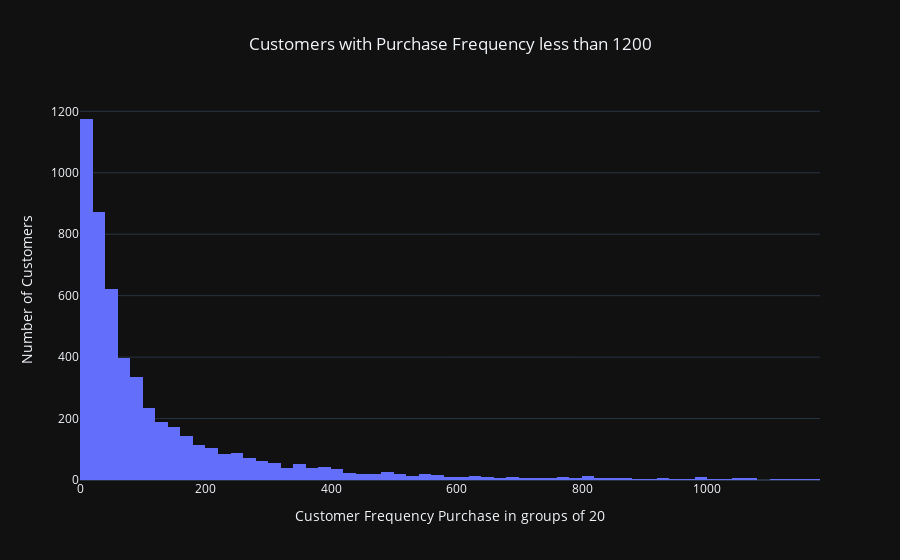

The notebook cell this image was saved under:
### Code cell
# plot histogram
hist_fig = px.histogram(x=ctm_dt.query('Frequency < 1200')['Frequency'], 
                        title="Customers with Purchase Frequency less than 1200", 
                        template= "plotly_dark" 
                       )

hist_fig.update_layout(title_x=0.5, 
                       xaxis_title="Customer Frequency Purchase in groups of 20", 
                       yaxis_title="Number of Customers"
                      )

hist_fig.show(config={'displaylogo': False})

### Figure 1 — Plotly figure (JSON) as saved in the notebook; plotly's stock layout.template omitted (floating-point values rounded to 4 significant figures; data arrays with more than 128 entries replaced by an {"elided": "..."} marker saying what was removed)
{"data": [{"alignmentgroup": "True", "bingroup": "x", "hovertemplate": "x=%{x}<br>count=%{y}<extra></extra>", "legendgroup": "", "marker": {"color": "#636efa", "pattern": {"shape": ""}}, "name": "", "offsetgroup": "", "orientation": "v", "showlegend": false, "type": "histogram", "x": {"elided": "5264 int values"}, "xaxis": "x", "yaxis": "y"}], "layout": {"barmode": "relative", "legend": {"tracegroupgap": 0}, "title": {"text": "Customers with Purchase Frequency less than 1200", "x": 0.5}, "xaxis": {"anchor": "y", "domain": [0, 1], "title": {"text": "Customer Frequency Purchase in groups of 20"}}, "yaxis": {"anchor": "x", "domain": [0, 1], "title": {"text": "Number of Customers"}}}}
